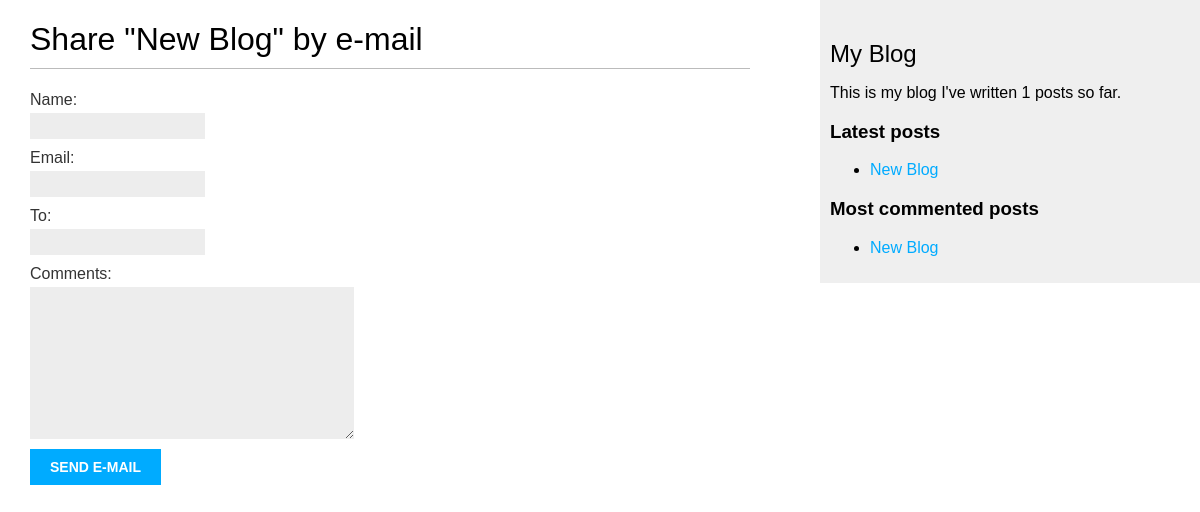
Page /blog/1/share/ on the earlier database version.
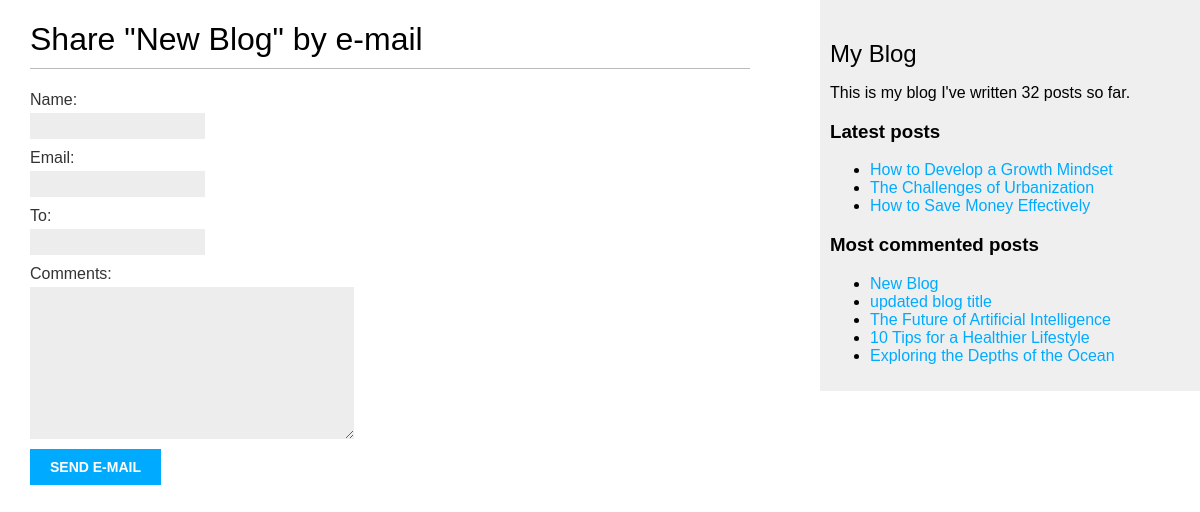
Same page on the later database version.
### blog/models.py (models this page shows, shortened)
class Post(models.Model):
    class Status(models.TextChoices):
        DRAFT = 'DF', 'Draft'
        PUBLISHED = 'PB', 'Published'
    title = models.CharField(max_length=250)
    body = models.TextField()
    slug = models.SlugField(
        max_length=250,
        unique_for_date='publish'
    )
    author = models.ForeignKey(
        settings.AUTH_USER_MODEL,
        on_delete=models.CASCADE,
        related_name='blog_posts'
    )
    publish = models.DateTimeField(default=timezone.now)
    created = models.DateTimeField(auto_now_add=True)
    updated = models.DateTimeField(auto_now=True)
    status = models.CharField(
        max_length=2,
        choices=Status,
        default=Status.DRAFT
    )
    tags = TaggableManager()
    objects = models.Manager()
    published = PublishedManager()
    class Meta:
        ordering = ['-publish']
        indexes = [
            models.Index(
                fields=['-publish'],
            )
        ]
    def get_absolute_url(self):
        return reverse(
            "blog:post_detail",
            args=[
                self.publish.year,
                self.publish.month,
                self.publish.day,
                self.slug
            ]
        )

### blog/views.py (the view)
# urls.py: path('<int:post_id>/share/', views.post_share, name='post_share'),
def post_share(request, post_id):
    post = get_object_or_404(
        Post,
        id=post_id,
        status=Post.Status.PUBLISHED
    )
    sent = False
    if request.method == 'POST':
        form = EmailPostForm(request.POST)
        if form.is_valid():
            cd = form.cleaned_data
            post_url = request.build_absolute_uri(
                post.get_absolute_url()
            )
            subject = (
                f"{cd['name']} ({cd['email']}) "
                f"recommends you read {post.title}"
            )
            message = (
                f"Read {post.title} at {post_url}\n\n"
                f"{cd['name']}\'s comments: {cd['comments']}"
            )
            send_mail(
                subject=subject,
                message=message,
                from_email=None,
                recipient_list=[cd['to']]
            )
            sent = True
    else:
        form = EmailPostForm()
    return render(
        request,
        'blog/post/share.html',
        {
            'post': post,
            'form': form,
            'sent': sent,
        }
    )

### blog/forms.py
class EmailPostForm(forms.Form):
    name = forms.CharField(max_length=50)
    email = forms.EmailField()
    to = forms.EmailField()
    comments = forms.CharField(
        required=False,
        widget=forms.Textarea
    )

### blog/models.py (called while the page is built)
    def get_queryset(self):
        return super().get_queryset().filter(status=Post.Status.PUBLISHED)

### blog/templatetags/blog_tags.py (called while the page is built)
@register.simple_tag
def total_posts():
    return Post.published.count()

@register.inclusion_tag('blog/post/latest_posts.html')
def show_latest_posts(count=5):
    latest_posts = Post.published.order_by('-publish')[:count]
    return { 'latest_posts': latest_posts }

@register.simple_tag
def get_most_commented_posts(count=5):
    return Post.published.annotate(
        total_comments=Count('comments')
    ).order_by('-total_comments')[:count]

### blog/templates/blog/post/share.html (shortened to what this page needs)
{% extends "blog/base.html" %}
{% block content %}
    {% if sent %}
        <h1>Email successfully sent</h1>
        <p>
            "{{ post.title }} was successfully sent to {{ form.cleaned_data.to }}."
        </p>
    {% else %}
        <h1>Share "{{ post.title }}" by e-mail</h1>
        <form method="post">
            {{ form.as_p }}
            <input type="submit" value="Send E-mail">
        </form>
    {% endif %}
{% endblock content %}

### blog/templates/blog/base.html (shortened to what this page needs)
{% load blog_tags %}
{% load static %}
<!DOCTYPE html>
<html lang="en">
<head>
    <link rel="stylesheet" href="{% static "css/blog.css" %}">
</head>
<body>
    <div id="content">
        {% block content %}{% endblock content %}
    </div>
    <div id="sidebar">
        <h2>My Blog</h2>
        <p>
            This is my blog
            I've written {% total_posts %} posts so far.
        </p>
        <h3>Latest posts</h3>
        {% show_latest_posts 3 %}
        <h3>Most commented posts</h3>
        {% get_most_commented_posts as most_commented_posts %}
        <ul>
            {% for post in most_commented_posts %}
                <li>
                    <a href="{{ post.get_absolute_url }}">
                        {{ post.title }}
                    </a>
                </li>
            {% endfor %}
        </ul>
    </div>
</body>
</html>

### blog/templates/blog/post/latest_posts.html
<ul>
    {% for post in latest_posts %}
        <li>
            <a href="{{ post.get_absolute_url }}">
                {{ post.title }}
            </a>
        </li>
    {% endfor %}
</ul>

Differences in the rows shown:
no longer on one of the page's lists (row edited): Post: title "New Blog"
added Post: title "How to Develop a Growth Mindset", shown under "Latest posts"
added Post: title "The Challenges of Urbanization", shown under "Latest posts"
added Post: title "How to Save Money Effectively", shown under "Latest posts"
now on this page (row edited): Post: title "updated blog title", shown under "Most commented posts"
added Post: title "The Future of Artificial Intelligence", shown under "Most commented posts"
added Post: title "10 Tips for a Healthier Lifestyle", shown under "Most commented posts"
added Post: title "Exploring the Depths of the Ocean", shown under "Most commented posts"
Other differences:
text no longer shown: "1"
text now shown: "32"
